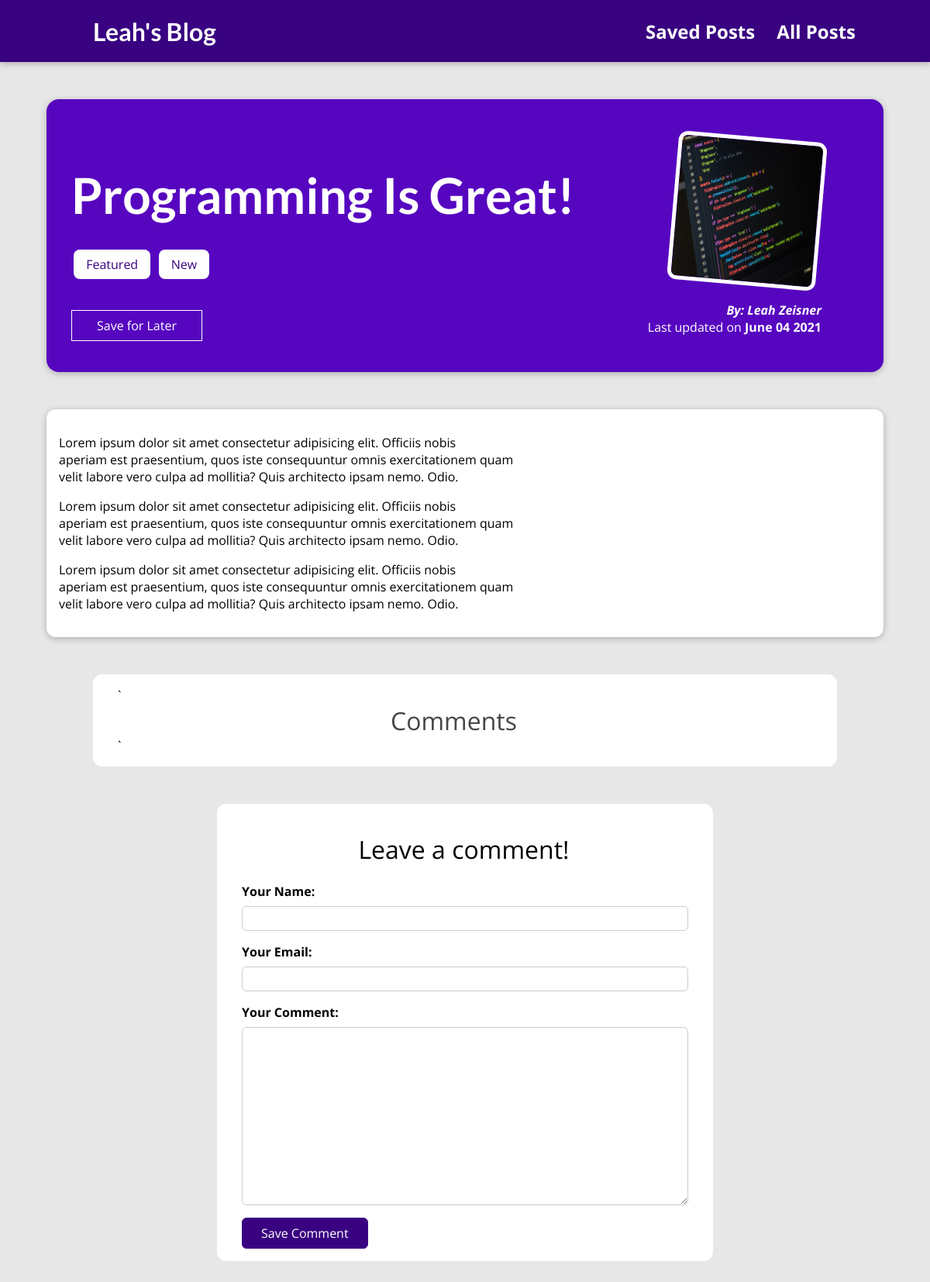
The page /posts/programming-is-great on the database its author committed.
### blog/models.py (models this page shows, shortened)
class Post(models.Model):
    title = models.CharField(max_length=150)
    excerpt = models.CharField(max_length=200)
    image = models.ImageField(upload_to="posts", null=True)
    date = models.DateField(auto_now=True)
    slug = models.SlugField(
        unique=True,
        db_index=True
    )
    content = models.TextField(
        validators=[MinLengthValidator(10)]
    )
    author = models.ForeignKey(
        Author,
        null=True,
        on_delete=models.SET_NULL,
        related_name="posts"
    )
    tags = models.ManyToManyField(Tag)

class Tag(models.Model):
    caption = models.CharField(max_length=20)
    def __str__(self):
        return self.caption

class Author(models.Model):
    first_name = models.CharField(max_length=100)
    last_name = models.CharField(max_length=100)
    email_address = models.EmailField()
    def full_name(self):
        return f"{self.first_name} {self.last_name}"
    def __str__(self):
        return self.full_name()

### blog/views.py (the view, shortened to what this page needs)
# urls.py: path("posts/<slug:slug>", views.SinglePostView.as_view(), name="post-detail-page"),
class SinglePostView(View):
    def is_stored_post(self, request, post_id):
        stored_posts = request.session.get("stored_posts")
        return stored_posts is not None and post_id in stored_posts
    def get(self, request, slug):
        post = Post.objects.get(slug = slug)
        context = {
            "post": post,
            "post_tags": post.tags.all(),
            "comment_form": CommentForm(),
            "comments": post.comments.all().order_by("-id"),
            "saved_for_later": self.is_stored_post(request, post.id)
        }
        return render(request, "blog/post-detail.html", context)

### blog/forms.py
class CommentForm(forms.ModelForm):
    class Meta:
        model = Comment
        exclude = ["post"]
        labels = {
            "user_name": "Your Name",
            "user_email": "Your Email",
            "text": "Your Comment",
        }

### blog/templates/blog/post-detail.html (shortened to what this page needs)
{% extends "base.html" %}
{% load static %}
{% block css_files %}
    <link rel="stylesheet" href="{% static "blog/post-detail.css" %}">
{% endblock %}
{% block content %}
    <section id="summary">
        <h2>{{ post.title }}</h2>
        <div>
            {% for tag in post_tags %}
                <span class="tag">{{ tag }}</span>
            {% endfor %}
        </div>
        <div id="read-later">
            <form action="{% url "read-later" %}" method="POST">
                <button>
                    {% if saved_for_later %}
                        Remove From 'Saved Posts'
                    {% else %}
                        Save for Later
                    {% endif %}
                </button>
            </form>
        </div>
        <article>
            <img src="{{ post.image.url }}" alt="{{ post.title }}">
            <address>By: <a href="mailto:{{ post.author.email_address }}">{{ post.author|title }} </a></address>
            <div>
                Last updated on <time>{{ post.date|date:"F d Y" }}</time>
            </div>
        </article>
    </section>
    <main>
        {{ post.content|linebreaks }}
    </main>
    <section id="comments">
    `   <h1 id="comment-title">Comments</h1>`
    </section>
    <div>
        <form id="comment-form" action="{% url "post-detail-page" post.slug %}" method="POST">
            <h1 id="leave-comment">Leave a comment!</h1>
            {% for form_field in comment_form %}
                <div class="form-control {% if form_field.errors %}invalid{% endif %}">
                    {{ form_field.label_tag }}
                    {{ form_field }}
                </div>
            {% endfor %}
            <button>Save Comment</button>
        </form>
    </div>
{% endblock %}

### static/app.css (style rules this page uses)
* { box-sizing: border-box; }
html { font-family: 'Open Sans', 'Lato', sans-serif; }
body { margin: 0; }
h1, h2, h3 { font-family: 'Lato', sans-serif; font-weight: bold; }

### blog/static/blog/post-detail.css (style rules this page uses)
body { background-color: #e7e7e7; }
#summary { margin: 8rem auto 3rem auto; padding: 2rem; width: 90%; max-width: 90rem; border-radius: 16px; background-color: #5706c0; position: relative; box-shadow: 0 2px 8px rgba(0, 0, 0, 0.25); height: 22rem; }
#summary h2 { color: white; font-size: 4rem; margin-bottom: 2.5rem; }
#summary article { position: absolute; top: 2rem; right: 3rem; padding: 1rem 2rem; border-radius: 12px; text-align: right; color: white; }
#summary article img { width: 12rem; height: 12rem; border-radius: 12px; transform: rotateZ(5deg); border: 5px solid white; margin-bottom: 1rem; }
#summary address { font-weight: bold; }
#summary a { color: white; text-decoration: none; }
#summary time { font-weight: bold; }
#read-later { margin: 3rem 0; }
#read-later button { background-color: transparent; border: 1px solid white; padding: 0.5rem 2rem; font: inherit; color: white; cursor: pointer; }
main { width: 90%; max-width: 90rem; margin: 3rem auto; background-color: white; padding: 1rem; border-radius: 12px; box-shadow: 0 2px 8px rgba(0, 0, 0, 0.25); }
.tag { background-color: white; color: #390281; padding: 0.5rem 1rem; border-radius: 8px; margin: 0 0.2rem; }
#comment-form { max-width: 40rem; width: 90%; margin: 3rem auto; border-radius: 12px; background-color: white; box-shadow: 0 2px 8 px rgba(0, 0, 0, 0.25); padding: 1rem; }
#comment-form button { font: inherit; background-color: #390281; color: white; border: 1px solid #390281; padding: 0.5rem 1.5rem; border-radius: 6px; cursor: pointer; margin-left: 1rem; }
.form-control { margin: 1rem }
#comment-form h1 { padding-left: 10.4rem; font: inherit; font-size: 2rem; }
.form-control label { font-weight: bold; margin-bottom: 0.5rem; display: block; }
.form-control input, .form-control textarea { display: block; width: 100%; font: inherit; padding: 0.25rem; border-radius: 6px; border: 1px solid #ccc; }
#comments { max-width: 60rem; width: 90%; margin: 3rem auto; border-radius: 12px; background-color: white; box-shadow: 0 2px 8 px rgba(0, 0, 0, 0.25); padding: 1rem 2rem; }
#comments h1 { padding-left: 22rem; margin: 0; font: inherit; font-size: 2rem; color: #464646; }

### rows shown on the page
Post: title "Programming Is Great!", image (picture), author "Leah Zeisner", date "June 04 2021", content "Lorem ipsum dolor sit amet consectetur adipisicing elit. Officiis nobis aperiam est praesentium, quos iste consequuntur omnis exercitationem quam velit labore vero culpa ad mollitia? Quis architecto ipsam nemo. Odio. Lorem ipsum dolor sit amet consectetur adipisicing elit. Officiis nobis aperiam est praesentium, quos iste consequuntur omnis exercitationem quam velit labore vero culpa ad mollitia? Quis architecto ipsam nemo. Odio. Lorem ipsum dolor sit amet consectetur adipisicing elit. Officiis nobis aperiam est praesentium, quos iste consequuntur omnis exercitationem quam velit labore vero culpa ad mollitia? Quis architecto ipsam nemo. Odio."
Tag: caption "Featured"
Tag: caption "New"
